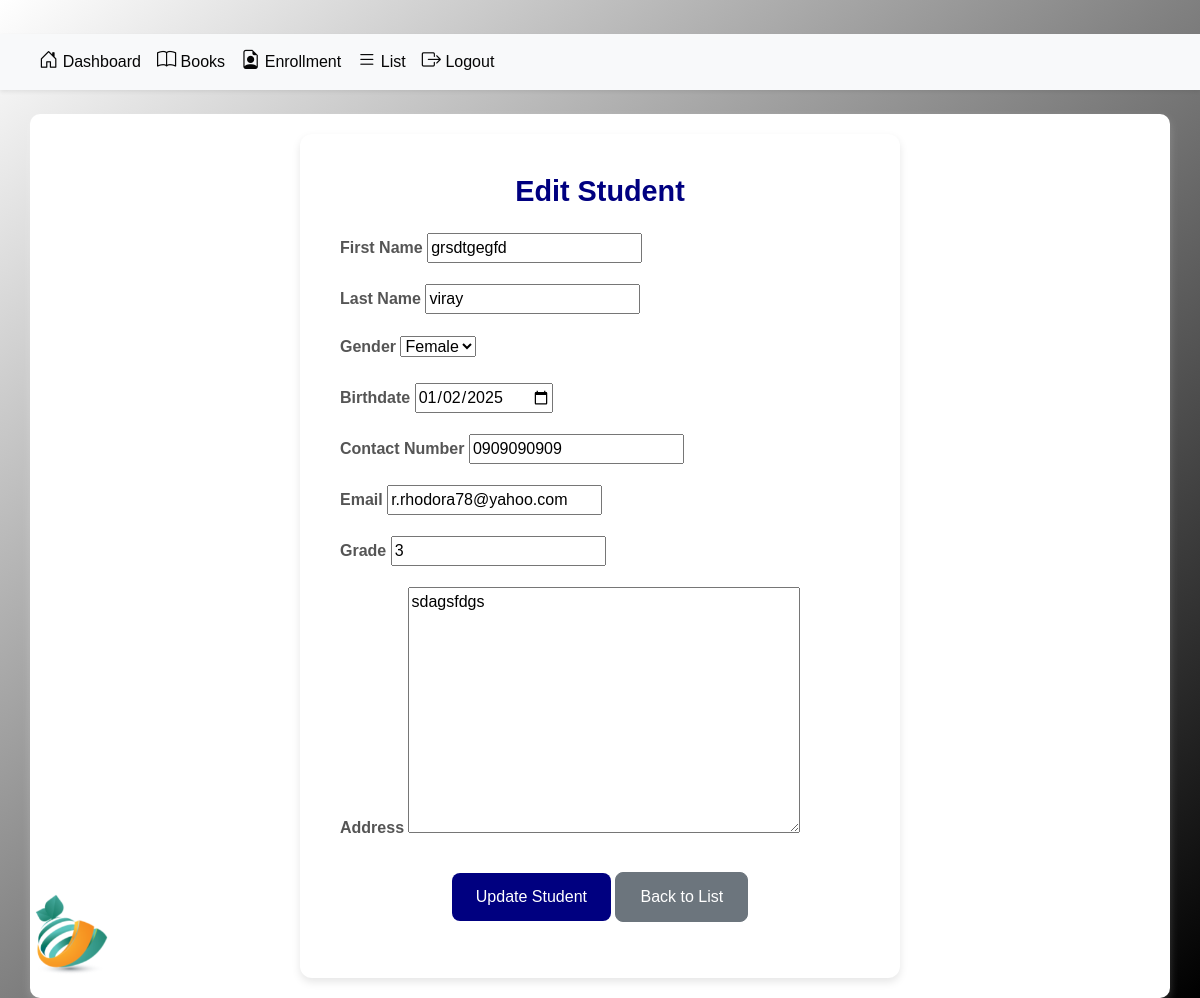
The app's page /student/2/update/ with its own data.
### app/models.py (models this page shows, shortened)
class Student(models.Model):
    first_name = models.CharField(max_length=255)
    last_name = models.CharField(max_length=255)
    gender = models.CharField(
        max_length=10,
        choices=[('Male', 'Male'), ('Female', 'Female'), ('Other', 'Other')],
        default='Male'
    )
    birthdate = models.DateField()
    contact_number = models.CharField(max_length=15)
    email = models.EmailField(unique=True)
    grade = models.PositiveIntegerField()
    address = models.TextField()
    guardian_name = models.CharField(max_length=255)
    nationality = models.CharField(max_length=50)
    student_number = models.CharField(max_length=50, unique=True)

### app/views.py (the view)
# urls.py: path('student/<int:student_id>/update/', views.student_update, name='student_update'),
def student_update(request, student_id):
    student = Student.objects.get(id=student_id)
    if request.method == 'POST':
        form = StudentForm(request.POST, instance=student)
        if form.is_valid():
            form.save()  # Save the updated student data
            messages.success(request, 'Student updated successfully!')
            return redirect('student_list')
        else:
            messages.error(request, 'There was an error with your submission. Please try again.')
    else:
        form = StudentForm(instance=student)
    return render(request, 'app/student_update.html', {'form': form, 'student': student})

### app/forms.py
class StudentForm(forms.ModelForm):
    birthdate = forms.DateField(
        widget=forms.DateInput(attrs={'type': 'date'})
    )
    class Meta:
        model = Student
        fields = ['first_name', 'last_name', 'gender', 'birthdate', 'contact_number', 'email', 'grade', 'address']

### app/templates/app/student_update.html (shortened to what this page needs)
{% load static %}
{% block content %}
<head>
    <link href="https://cdn.jsdelivr.net/npm/bootstrap-icons/font/bootstrap-icons.css" rel="stylesheet">
    <link href="https://stackpath.bootstrapcdn.com/bootstrap/4.5.2/css/bootstrap.min.css" rel="stylesheet">
    <link href="{% static 'css/base.css' %}" rel="stylesheet">
</head>
<div class="text-center my-4">
    <img class="mylogo img-fluid" src="{% static 'images/logo.png' %}" alt="Logo">
</div>
{% include 'app/adminbar.html' %}
<div class="container">
    <div class="form-container">
        <h2 class="section-title text-center mb-4">
            {% if student %} Edit Student {% else %} Student Form {% endif %}
        </h2>
        <form method="POST">
            <div class="form-group">
                <label for="id_first_name">First Name</label>
                {{ form.first_name }}
            </div>
            <div class="form-group">
                <label for="id_last_name">Last Name</label>
                {{ form.last_name }}
            </div>
            <div class="form-group">
                <label for="id_gender">Gender</label>
                {{ form.gender }}
            </div>
            <div class="form-group">
                <label for="id_birthdate">Birthdate</label>
                {{ form.birthdate }}
            </div>
            <div class="form-group">
                <label for="id_contact_number">Contact Number</label>
                {{ form.contact_number }}
            </div>
            <div class="form-group">
                <label for="id_email">Email</label>
                {{ form.email }}
            </div>
            <div class="form-group">
                <label for="id_grade">Grade</label>
                {{ form.grade }}
            </div>
            <div class="form-group">
                <label for="id_address">Address</label>
                {{ form.address }}
            </div>
            <div class="text-center mt-4">
                <button type="submit" class="btn btn-primary btn-lg">
                    {% if student %} Update Student {% else %} Submit Student {% endif %}
                </button>
                <a href="{% url 'student_list' %}" class="btn btn-secondary btn-lg">Back to List</a>
            </div>
        </form>
    </div>
</div>
{% endblock content %}

### static/css/base.css (style rules this page uses)
.section-title { color: #ffffff; font-weight: bold; font-size: 1.5rem; margin-bottom: 15px; }
.container { background-color: rgb(255, 255, 255); border-radius: 10px; box-shadow: 0 4px 10px rgba(255, 255, 255, 0.2); padding: 20px; margin-top: 20px; }
.btn-primary { background-color: #939393; border: none; box-shadow: 0 4px 6px rgba(255, 255, 255, 0.2); color: white; }
.mylogo { width: 100px; height: auto; position: fixed; bottom: 20px; left: 20px; z-index: 999; }
.btn-primary { background-color: navy; border: none; }
.btn { border-radius: 8px; }
.section-title { font-weight: 600; font-size: 1.5rem; color: navy; }
.btn { border-radius: 8px; font-weight: 500; }

### app/templates/app/student_update.html (style rules this page uses)
.form-container { background-color: white; border-radius: 12px; padding: 40px; max-width: 600px; margin: auto; box-shadow: 0 4px 8px rgba(0, 0, 0, 0.1); }
.section-title { font-weight: bold; font-size: 1.8rem; color: navy; }
.form-group label { font-size: 1rem; font-weight: 600; color: #555; }
.btn { border-radius: 8px; font-size: 1rem; padding: 12px 24px; transition: all 0.3s ease; }
.btn-primary { background-color: navy; border: none; }

### records on screen
Student: first_name "grsdtgegfd", last_name "viray", gender "Female", birthdate "01/02/2025", contact_number "0909090909", email "r.rhodora78@yahoo.com", grade "3", address "sdagsfdgs"
